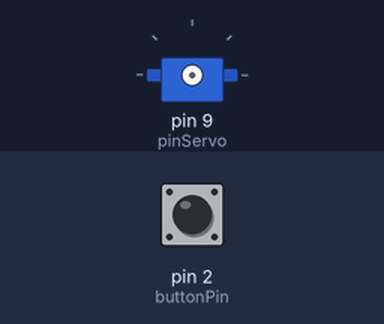
The sketch below on a simulated Arduino Uno, built with avr-gcc and run on an emulated ATmega328P. On the bench: servo. Wiring (inferred from the names in the program): servo: signal pin 9. The inputs (shaded band) are chosen by the test bench; at power-on: pin 2 (buttonPin) LOW. Servo pulses on a pin are drawn as a servo (544–2400 µs = 0–180°).

Above: at 1.2 s.
1.3 s: pin 2 (buttonPin) pulled HIGH for 0.15 s
At 3.7 s:
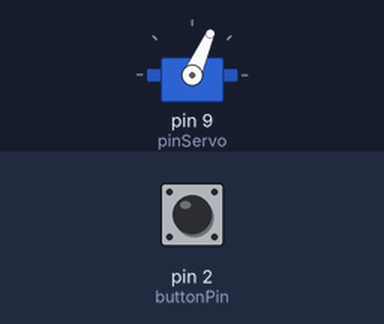
At 6.5 s:
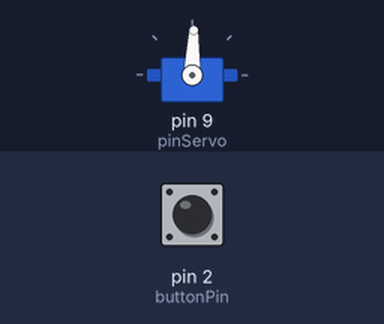
10.4 s: pin 2 (buttonPin) pulled HIGH for 3.2 s
At 23.1 s:
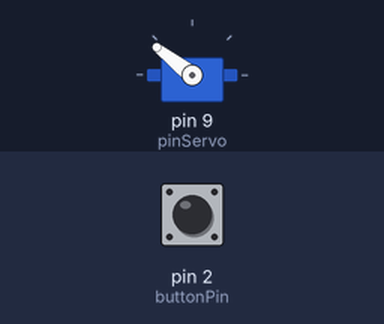
Timing chart, 0 to 23.4 s (numbered marks = the images above; inputs shaded):
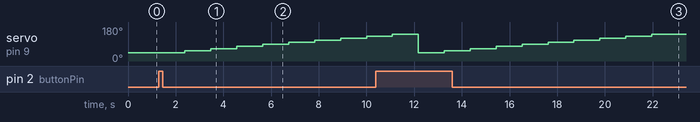

The sketch:

arduinoUno.ino
```cpp
//#include <Servo.h>

//Servo servo;
const int buttonPin = 2; // broche du capteur PIR
int buttonState = 0; // etat de la sortie du capteur
int pinServo = 9;
int periode=20000;// période entre chaque début d'impulsion en microsecondes

void setup()
{
  pinMode(pinServo,OUTPUT);// on prépare le pin en mode OUTPUT
  digitalWrite(pinServo,LOW); // on l'initialise à l'état bas
  pinMode(buttonPin, INPUT); //la broche du capteur est mise en entree
}

void loop()
{
  buttonState = digitalRead(buttonPin);//lecture du capteur
  if (buttonState == HIGH) //si quelquechose est detecte
  {
    for (int angle=0;angle<=180;angle+=20){ //on fait varier l'angle de 0 à 180° par tranche de 20°
      setAngle(angle);// on appelle la fonction setAngle définie plus bas
    }
  }
}

//fonction setAngle pour envoyer les impulsions
void setAngle(int a){
  int duree=map(a,0,179,1000,2000);// on transforme l'angle en microsecondes et on stocke dans la variable duree
  digitalWrite(pinServo,LOW);//on met le pin à l'état bas

  // la boucle qui suit est nécessaire
  // pour laisser le temps au servo d'aller à sa position
  for (int t=0;t<300;t++){
    digitalWrite(pinServo,HIGH);// on envoie l'impulsion
    delayMicroseconds(duree); // pendant la bonne durée
    digitalWrite(pinServo,LOW); // on stoppe l'impulsion
    delayMicroseconds(periode-duree); // on attend le temps restant pour atteindre la période
  }
}
```

Measured:
- after the input at 1.3 s, servo on pin 9 (pinServo): moves from 45° to 131° over 7.6 s, starting after 1.1 s
